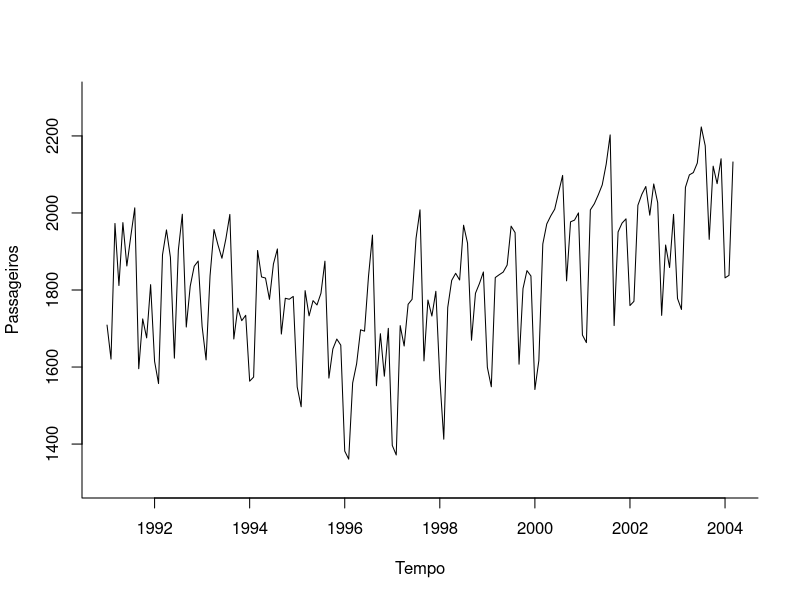
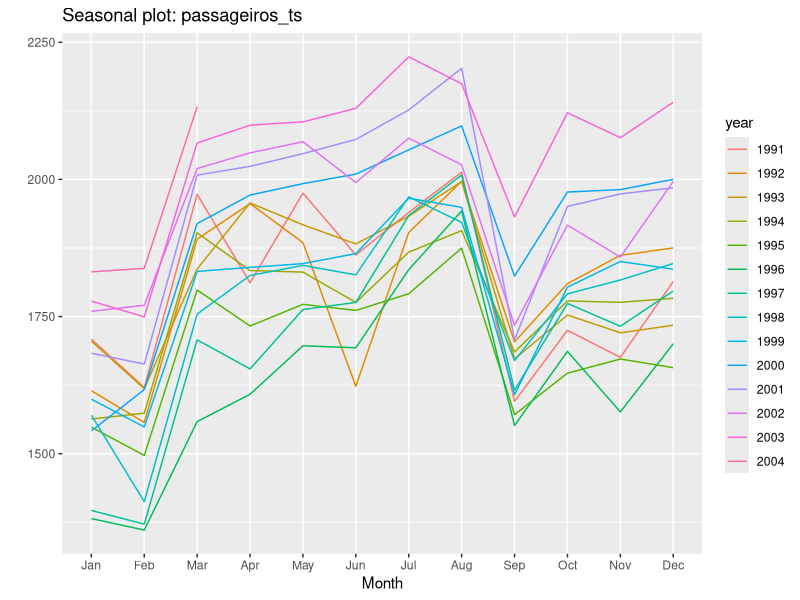
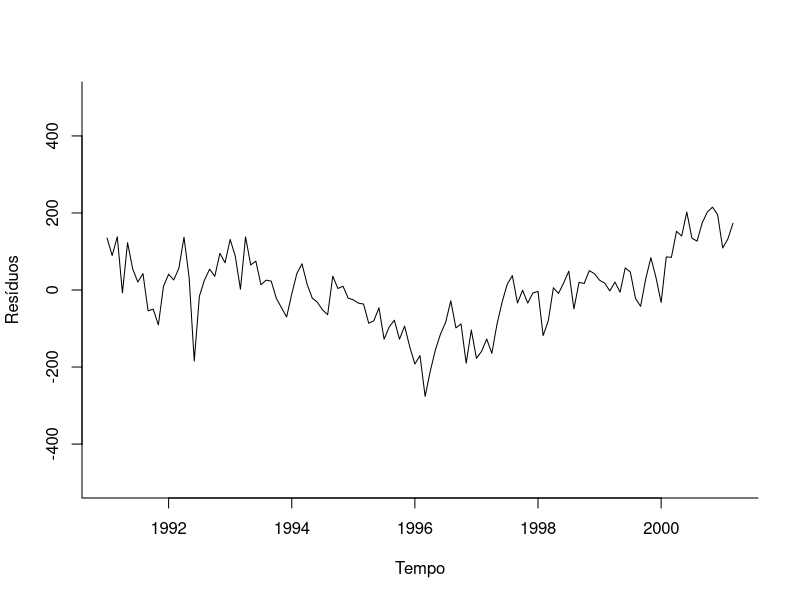
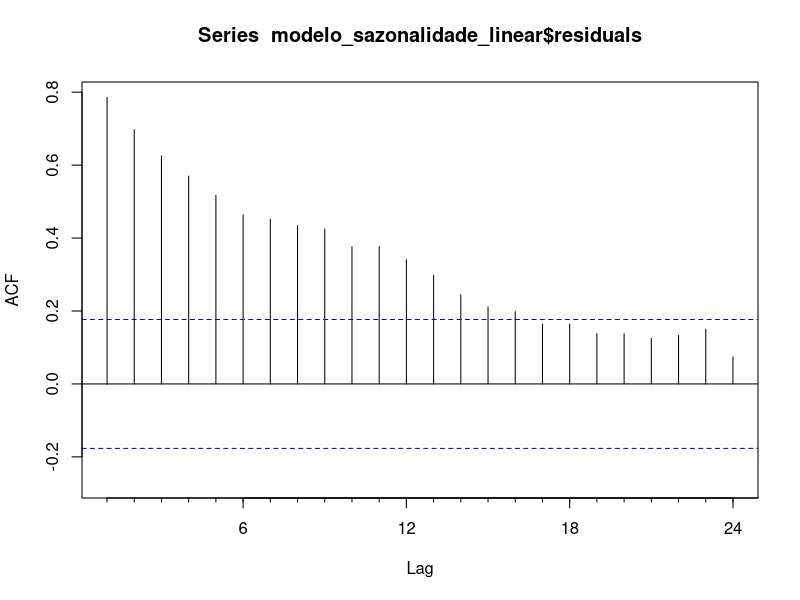
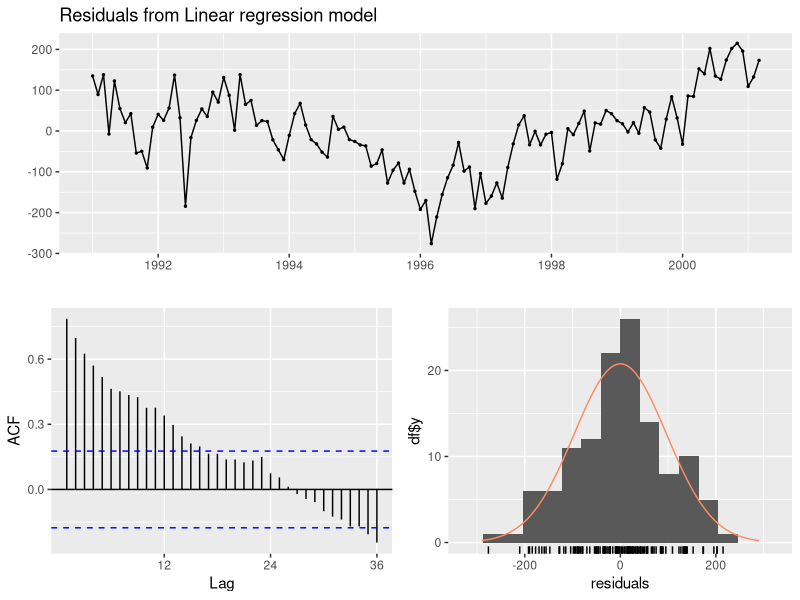
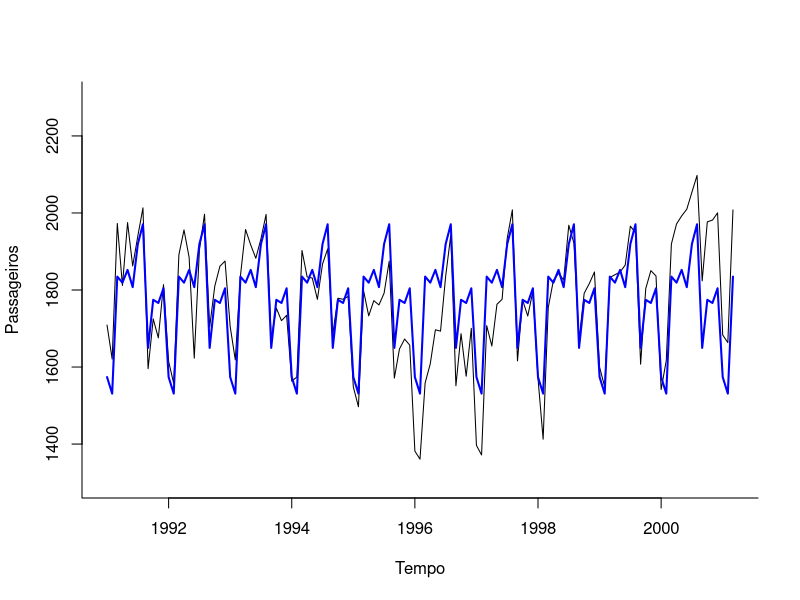
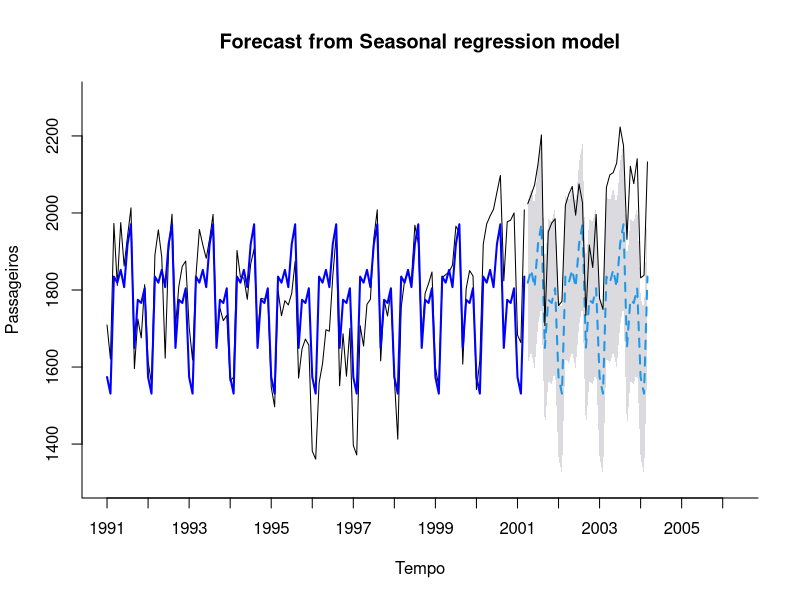
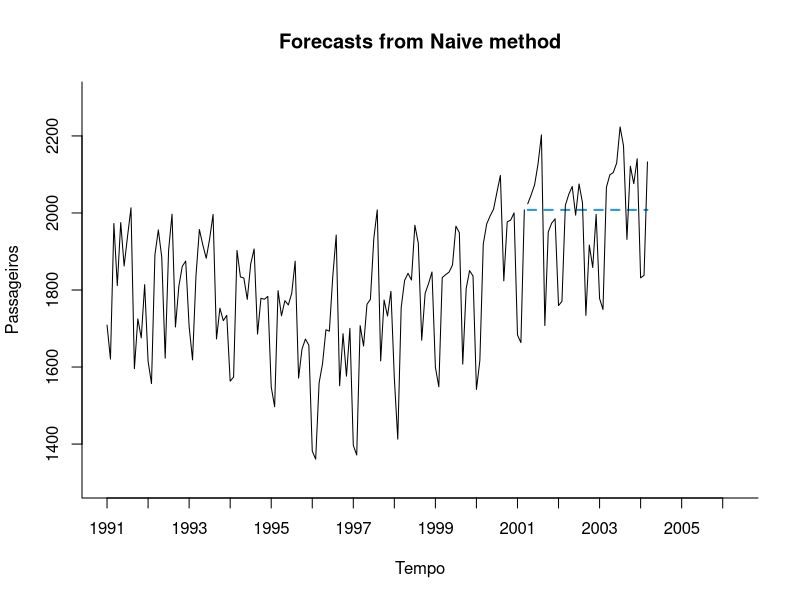

Source code (R) for these figures, in order:
#limpa variaveis da memoria
rm(list = ls())

#carrega o pacote de projecao
library(forecast)
library(lubridate)

#carrega o arquivo com a seria temporal de passageiros bruta
dados_passageiros <- read.csv("Amtrak_data.csv")

#coverte a serie de passageiros bruta no formato de serie temporal
passageiros_ts <- ts(dados_passageiros$Ridership, start=c(1991,1), end=c(2004,3), frequency = 12)

#plota o grafico da serie temporal
plot(passageiros_ts, xlab="Tempo", ylab="Passageiros", ylim=c(1300, 2300), bty="l")

#separa as amostras em treinamento e teste

#define o tamanho da amostra de teste
tam_amostra_teste <- 36

#define o tamanho da amostra de treinamento
tam_amostra_treinamento <- length(passageiros_ts) - tam_amostra_teste

#cria a serie temporal de treinamento
treinamento_ts <- window(passageiros_ts, start=c(1991, 1), end=c(1991,tam_amostra_treinamento))

#cria a serie temporal de teste
validacao_ts <- window(passageiros_ts, start=c(1991, tam_amostra_treinamento + 1), end=c(1991,tam_amostra_treinamento+tam_amostra_teste))

#plota a série temporal de cada ano por mês
ggseasonplot(passageiros_ts)

#cria dummies mensais
dummies_mensais <- seasonaldummy(passageiros_ts)

#Estima o modelo de tendência linear
modelo_sazonalidade_linear <- tslm(treinamento_ts ~ season)

#resumo do modelo
summary(modelo_sazonalidade_linear)

#Verificando resíduos

#Plotando os resíduos
plot(modelo_sazonalidade_linear$residuals, xlab="Tempo", ylab="Resíduos", ylim=c(-500, 500), bty="l")

#calcula a autocorrelação dos resíduos
Acf(modelo_sazonalidade_linear$residuals)

#verifica os resíduos com teste de Ljung-Box
checkresiduals(modelo_sazonalidade_linear, test="LB")

#plot modelo com sazonalidade
plot(treinamento_ts, xlab="Tempo", ylab="Passageiros", ylim=c(1300, 2300), bty="l")
lines(modelo_sazonalidade_linear$fitted.values, lwd=2, col="blue")

#projeta o modelo durante o período de validação
modelo_sazonalidade_linear_proj <- forecast(modelo_sazonalidade_linear, h = tam_amostra_teste, level=0.95)

#plota o grafico da serie temporal de treinamento e teste
plot(modelo_sazonalidade_linear_proj, xlab="Tempo", ylab="Passageiros", xaxt="n" , ylim=c(1300, 2300), xlim=c(1991, 2006.25), bty="l", flty=2, main="Forecast from Seasonal regression model")

axis(1, at=seq(1991, 2006, 1), labels=format(seq(1991, 2006,1)))

lines(validacao_ts)
lines(modelo_sazonalidade_linear_proj$fitted, lwd=2, col="blue")


#Verifica a acuracia do modelo
accuracy(modelo_sazonalidade_linear_proj, validacao_ts)


#Calula o modelo naive
modelo_naive <- naive(treinamento_ts, level=0, h=tam_amostra_teste)

#Verifica a acuracia do modelo naive
accuracy(modelo_naive, validacao_ts)

#plota o grafico da serie temporal de treinamento e teste
plot(modelo_naive, xlab="Tempo", ylab="Passageiros", xaxt="n" , ylim=c(1300, 2300), xlim=c(1991, 2006.25), bty="l", flty=2)

axis(1, at=seq(1991, 2006, 1), labels=format(seq(1991, 2006,1)))

lines(validacao_ts)

#projetar para os próximos 36 meses no futuro

#primeiramente reestimamos o modelo com todos os dados de treinamento e validacao
modelo_sazonalidade_linear_final <- tslm(passageiros_ts ~ season)

#sumario do modelo
summary(modelo_sazonalidade_linear_final)

#projeta os próximos 12 meses do futuro
modelo_sazonalidade_linear_final_proj <- forecast(modelo_sazonalidade_linear_final, h=36, level=0.95)

#plota o grafico da serie temporal de treinamento e teste
plot(modelo_sazonalidade_linear_final_proj, xlab="Tempo", ylab="Passageiros", ylim=c(1300, 2300), xlim=c(1991, 2007), bty="l", flty=2,main="Forecast from Seasonal regression model")
axis(1, at=seq(1991, 2007, 1), labels=format(seq(1991, 2007,1)))
lines(modelo_sazonalidade_linear_final_proj$fitted, lwd=2, col="blue")

